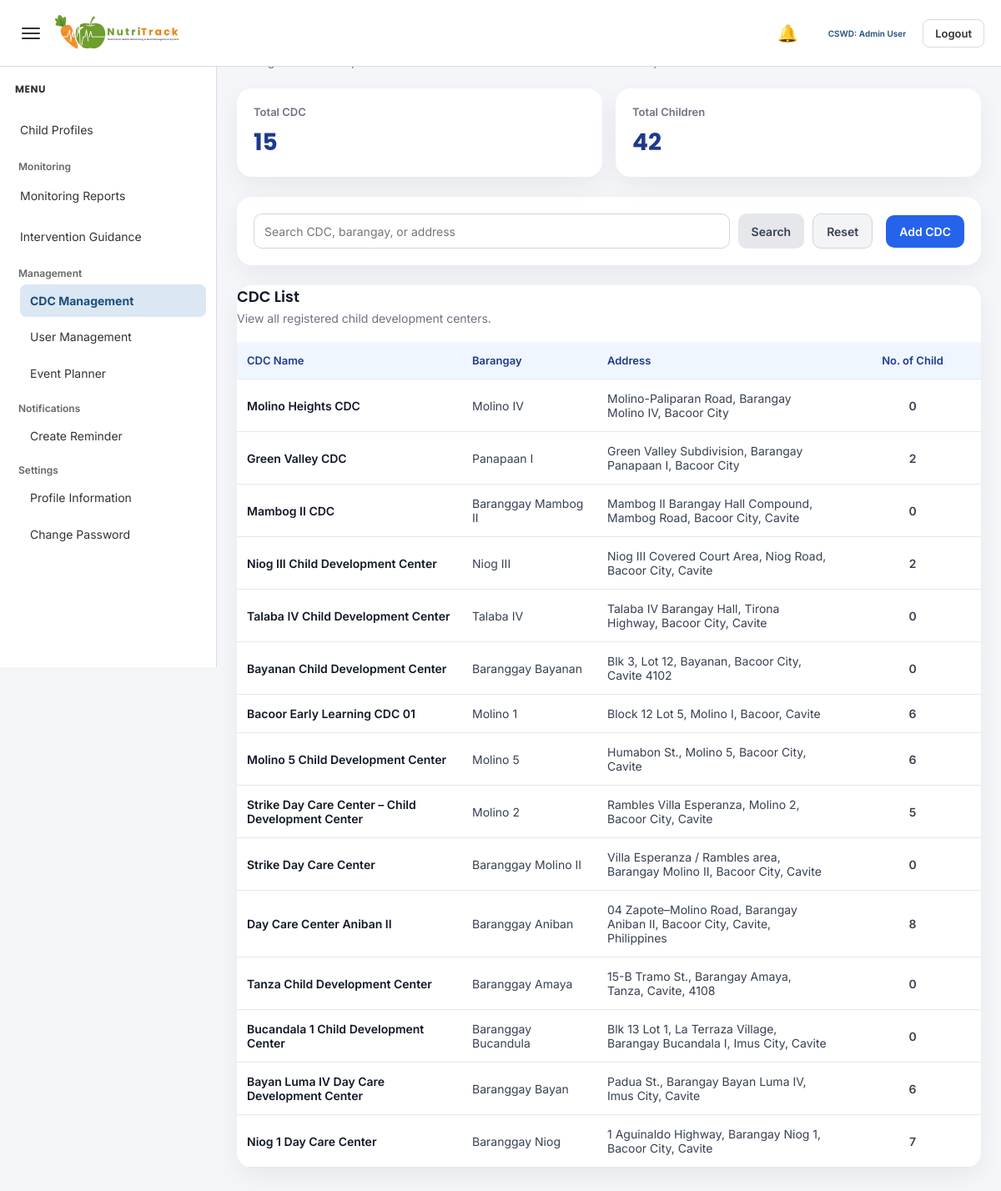
The page /admin/add_cdc.php (signed in) on the database as committed earlier.
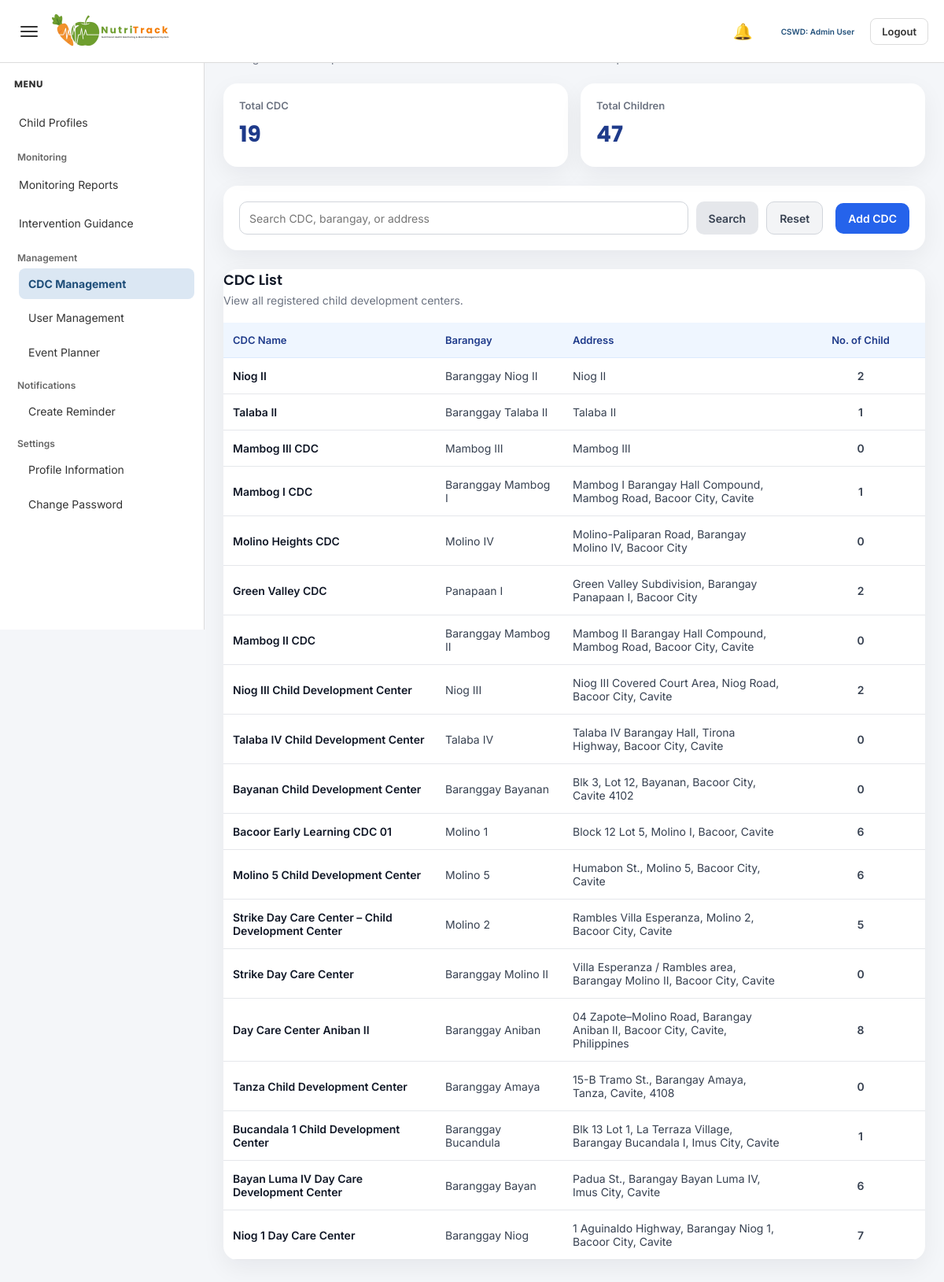
The same page on the database as committed later.
### tables this page shows
CREATE TABLE `cdc` (
  `cdc_id` int(11) NOT NULL,
  `cdc_name` varchar(100) DEFAULT NULL,
  `barangay` varchar(100) DEFAULT NULL,
  `address` text DEFAULT NULL,
  `status` varchar(20) DEFAULT 'Active',
  `created_at` timestamp NOT NULL DEFAULT current_timestamp()
);

### admin/add_cdc.php (the view, shortened to what this page needs)
<?php
include '../config/database.php';
$search = isset($_GET['search']) ? trim($_GET['search']) : "";
if ($search != "") {
    $like = "%" . $search . "%";
    $cdc_stmt = $conn->prepare("
        SELECT
            c.cdc_id,
            c.cdc_name,
            c.barangay,
            c.address,
            COUNT(ch.child_id) AS total_children
        FROM cdc c
        LEFT JOIN children ch ON c.cdc_id = ch.cdc_id
        WHERE c.cdc_name LIKE ? OR c.barangay LIKE ? OR c.address LIKE ?
        GROUP BY c.cdc_id, c.cdc_name, c.barangay, c.address
        ORDER BY c.cdc_id DESC
    ");
    $cdc_stmt->bind_param("sss", $like, $like, $like);
    $cdc_stmt->execute();
    $cdc_result = $cdc_stmt->get_result();
} else {
    $cdc_result = $conn->query("
        SELECT
            c.cdc_id,
            c.cdc_name,
            c.barangay,
            c.address,
            COUNT(ch.child_id) AS total_children
        FROM cdc c
        LEFT JOIN children ch ON c.cdc_id = ch.cdc_id
        GROUP BY c.cdc_id, c.cdc_name, c.barangay, c.address
        ORDER BY c.cdc_id DESC
    ");
}
$total_cdc = 0;
$total_children = 0;
$summary_sql = "
    SELECT
        COUNT(DISTINCT c.cdc_id) AS total_cdc,
        COUNT(ch.child_id) AS total_children
    FROM cdc c
    LEFT JOIN children ch ON c.cdc_id = ch.cdc_id
";
$summary_result = $conn->query($summary_sql);
if ($summary_result && $summary_result->num_rows > 0) {
    $summary_row = $summary_result->fetch_assoc();
    $total_cdc = (int)$summary_row['total_cdc'];
    $total_children = (int)$summary_row['total_children'];
}
?>
<!DOCTYPE html>
<html lang="en">
<head>
    <link rel="stylesheet" href="../assets/admin/admin-style.css">
    <link rel="stylesheet" href="../assets/admin/add_cdc.css">
</head>
<body class="<?php echo (isset($_SESSION['theme_mode']) && $_SESSION['theme_mode'] === 'dark') ? 'dark-mode' : ''; ?>">
<?php include '../includes/admin_sidebar.php'; ?>
<?php include '../includes/admin_topbar.php'; ?>
<div class="main-content" id="mainContent">
    <div class="page-header">
        <h1>CDC Management</h1>
        <p>Manage child development centers and review the total number of children per CDC.</p>
    </div>
    <div class="summary-grid">
        <div class="summary-card">
            <div class="summary-label">Total CDC</div>
            <div class="summary-value"><?php echo $total_cdc; ?></div>
        </div>
        <div class="summary-card">
            <div class="summary-label">Total Children</div>
            <div class="summary-value"><?php echo $total_children; ?></div>
        </div>
    </div>
    <div class="toolbar-card">
        <form method="GET" class="search-form">
            <input
                type="text"
                name="search"
                class="search-input"
                placeholder="Search CDC, barangay, or address"
                value="<?php echo htmlspecialchars($search); ?>"
            >
            <button type="submit" class="btn btn-secondary">Search</button>
            <a href="add_cdc.php" class="btn btn-light">Reset</a>
        </form>
        <button type="button" class="btn btn-primary" onclick="openAddCdcForm()">Add CDC</button>
    </div>
    <div class="table-card">
        <div class="card-header">
            <h2>CDC List</h2>
            <p>View all registered child development centers.</p>
        </div>
        <div class="table-wrapper">
            <table>
                <thead>
                    <tr>
                        <th style="width: 30%;">CDC Name</th>
                        <th style="width: 18%;">Barangay</th>
                        <th style="width: 32%;">Address</th>
                        <th style="width: 20%; text-align:center;">No. of Child</th>
                    </tr>
                </thead>
                <tbody>
                    <?php if ($cdc_result && $cdc_result->num_rows > 0) { ?>
                        <?php while ($row = $cdc_result->fetch_assoc()) { ?>
                            <tr>
                                <td class="cdc-name"><?php echo htmlspecialchars($row['cdc_name']); ?></td>
                                <td><?php echo htmlspecialchars($row['barangay']); ?></td>
                                <td><?php echo htmlspecialchars($row['address']); ?></td>
                                <td class="child-count"><?php echo (int)$row['total_children']; ?></td>
                            </tr>
                        <?php } ?>
                    <?php } else { ?>
                        <tr>
                            <td colspan="4" class="empty-state">No CDC found.</td>
                        </tr>
                    <?php } ?>
                </tbody>
            </table>
        </div>
    </div>
</div>
</body>
</html>

Rows that differ between the two databases and show on the page:
added cdc: cdc_name "Niog II", barangay "Baranggay Niog II", address "Niog II", total_children "2"
added cdc: cdc_name "Talaba II", barangay "Baranggay Talaba II", address "Talaba II", total_children "1"
added cdc: cdc_name "Mambog III CDC", barangay "Mambog III", address "Mambog III", total_children "0"
added cdc: cdc_name "Mambog I CDC", barangay "Baranggay Mambog I", address "Mambog I Barangay Hall Compound, Mambog Road, Bacoor City, Cavite", total_children "1"
computed for cdc "Bucandala 1 Child Development Center": total_children "0" → "1"
Other text that changed with them:
$total_cdc: "15" → "19"
$total_children: "42" → "47"
